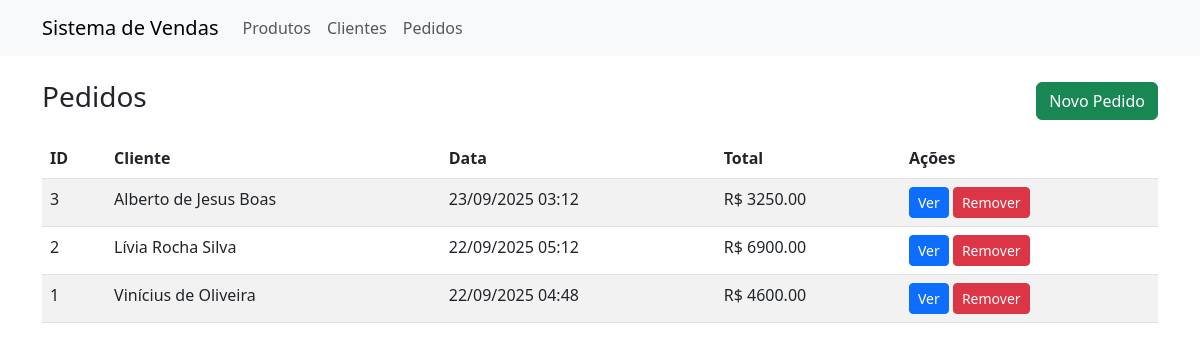
The page /orders on the database its author committed.
### app.py (models this page shows)
class Order(db.Model):
    id = db.Column(db.Integer, primary_key=True)
    client_id = db.Column(db.Integer, db.ForeignKey('client.id'), nullable=False)
    created_at = db.Column(db.DateTime, default=datetime.utcnow)
    client = db.relationship('Client')
    items = db.relationship('OrderItem', back_populates='order', cascade='all, delete-orphan')
    def total(self):
        return sum(item.subtotal() for item in self.items)

class Client(db.Model):
    id = db.Column(db.Integer, primary_key=True)
    name = db.Column(db.String(120), nullable=False)
    email = db.Column(db.String(120), nullable=True)

class OrderItem(db.Model):
    id = db.Column(db.Integer, primary_key=True)
    order_id = db.Column(db.Integer, db.ForeignKey('order.id'), nullable=False)
    product_id = db.Column(db.Integer, db.ForeignKey('product.id'), nullable=False)
    quantity = db.Column(db.Integer, nullable=False)
    price_at_sale = db.Column(db.Float, nullable=False)
    product = db.relationship('Product')
    order = db.relationship('Order', back_populates='items')
    def subtotal(self):
        return self.quantity * self.price_at_sale

### app.py (the view)
@app.route('/orders')
def orders():
    return render_template('orders.html', orders=Order.query.order_by(Order.created_at.desc()).all())

### templates/orders.html
{% extends 'base.html' %}
{% block content %}
<div class="d-flex justify-content-between align-items-center mb-3">
  <h3>Pedidos</h3>
  <a class="btn btn-success" href="{{ url_for('order_new') }}">Novo Pedido</a>
</div>
<table class="table table-striped">
  <thead><tr><th>ID</th><th>Cliente</th><th>Data</th><th>Total</th><th>Ações</th></tr></thead>
  <tbody>
    {% for o in orders %}
    <tr>
      <td>{{ o.id }}</td>
      <td>{{ o.client.name }}</td>
      <td>{{ o.created_at.strftime('%d/%m/%Y %H:%M') }}</td>
      <td>R$ {{ '%.2f'|format(o.total()) }}</td>
      <td>
        <a class="btn btn-sm btn-primary" href="{{ url_for('order_detail', order_id=o.id) }}">Ver</a>
        <form method="post" action="{{ url_for('order_delete', order_id=o.id) }}" style="display:inline-block" onsubmit="return confirm('Remover pedido?')">
          <button class="btn btn-sm btn-danger">Remover</button>
        </form>
      </td>
    </tr>
    {% endfor %}
  </tbody>
</table>
{% endblock %}

### rows shown on the page
Order: id "3", client.name "Alberto de Jesus Boas", created_at "23/09/2025 03:12"
OrderItem: total "3250.00"
Order: id "2", client.name "Lívia Rocha Silva", created_at "22/09/2025 05:12"
OrderItem: total "6900.00"
Order: id "1", client.name "Vinícius de Oliveira", created_at "22/09/2025 04:48"
OrderItem: total "4600.00"
